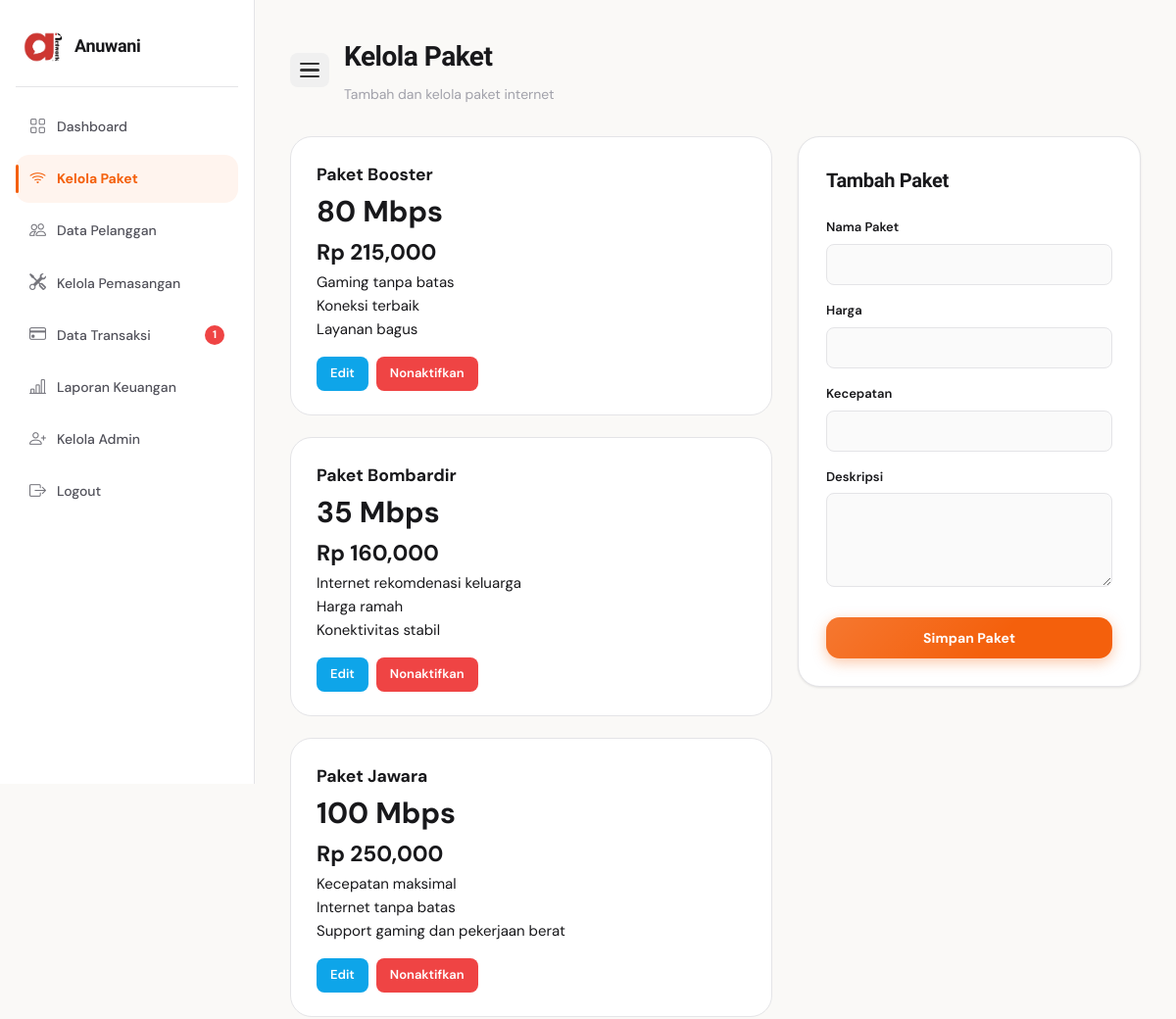
Page /admin/paket/index.php (signed in, upper part) on the earlier database version.
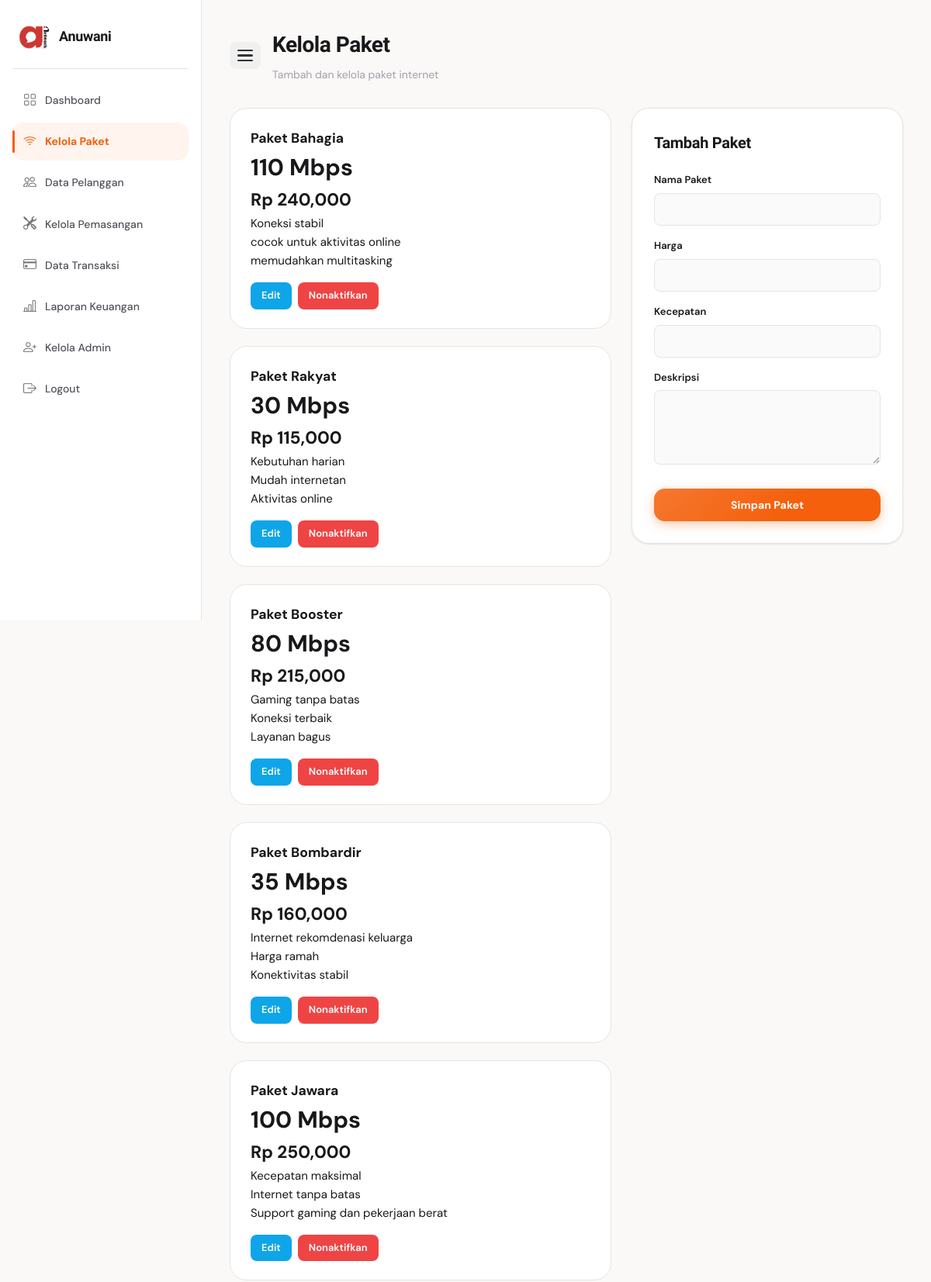
Same page on the later database version.
### tables this page shows
CREATE TABLE `tb_paket` (
  `id_paket` int(11) NOT NULL,
  `nama_paket` varchar(100) NOT NULL,
  `harga` int(11) NOT NULL,
  `kecepatan` varchar(50) NOT NULL,
  `deskripsi` text DEFAULT NULL,
  `status` enum('aktif','nonaktif') DEFAULT 'aktif'
);

### admin/paket/index.php (the view, shortened to what this page needs)
<?php
require_once __DIR__ . '/../../koneksi.php';
$data = mysqli_query($koneksi, "SELECT * FROM tb_paket ORDER BY id_paket DESC");
$query_notif = mysqli_query($koneksi, "
    SELECT COUNT(*) AS total_notif
    FROM tb_transaksi
    WHERE status_pembayaran = 'menunggu_verifikasi'
");
$total_notif = mysqli_fetch_assoc($query_notif)['total_notif'];
?>
<!DOCTYPE html>
<html lang="id">
<head>
    <link rel="stylesheet" href="../../assets/css/style.css">
    <link rel="stylesheet" href="https://cdn.jsdelivr.net/npm/bootstrap-icons@1.11.3/font/bootstrap-icons.min.css">
</head>
<body>
<div class="dashboard-layout">
    <div class="sidebar">
        <div class="sidebar-logo">
            <img src="../../assets/images/logo.png" alt="Logo">
            <h2>Anuwani</h2>
        </div>
        <ul>
            <li><a href="../index.php"><i class="bi bi-grid"></i> <span>Dashboard</span></a></li>
            <li><a href="index.php" class="active"><i class="bi bi-wifi"></i> <span>Kelola Paket</span></a></li>
            <li><a href="../customer/index.php"><i class="bi bi-people"></i> <span>Data Pelanggan</span></a></li>
            <li><a href="../pemasangan/index.php"><i class="bi bi-tools"></i> <span>Kelola Pemasangan</span></a></li>
            <li>
                <a href="../transaksi/index.php">
                    <i class="bi bi-credit-card"></i> <span>Data Transaksi</span>
                    <?php if ($total_notif > 0): ?>
                        <span class="notif-badge"><?= $total_notif; ?></span>
                    <?php endif; ?>
                </a>
            </li>
            <li><a href="../laporan_keuangan/index.php"><i class="bi bi-bar-chart-line"></i> <span>Laporan Keuangan</span></a></li>
            <li><a href="../admin_user/index.php"><i class="bi bi-person-plus"></i> <span>Kelola Admin</span></a></li>
            <li><a href="#" onclick="openLogoutModal()"><i class="bi bi-box-arrow-right"></i> <span>Logout</span></a></li>
        </ul>
    </div>
    <div class="dashboard-content">
        <div class="topbar">
            <button class="sidebar-toggle" id="sidebarToggle" aria-label="Toggle Sidebar">
                <span></span>
                <span></span>
                <span></span>
            </button>
            <div>
                <h1>Kelola Paket</h1>
                <p>Tambah dan kelola paket internet</p>
            </div>
        </div>
        <div class="paket-admin-layout">
            <div class="paket-grid">
                <?php while ($p = mysqli_fetch_assoc($data)) : ?>
                    <div class="paket-admin-card">
                        <h3><?= $p['nama_paket']; ?></h3>
                        <h1><?= $p['kecepatan']; ?></h1>
                        <h2>Rp <?= number_format($p['harga']); ?></h2>
                        <p><?= nl2br($p['deskripsi']); ?></p>
                        <div class="paket-action">
                            <a href="edit.php?id=<?= $p['id_paket']; ?>" class="btn-edit">Edit</a>
                            <?php if ($p['status'] == 'aktif') : ?>
                                <a href="#" class="btn-delete" onclick="openNonaktifModal(<?= $p['id_paket']; ?>)">Nonaktifkan</a>
                            <?php else : ?>
                                <a href="#" class="btn-edit" onclick="openAktifModal(<?= $p['id_paket']; ?>)">Aktifkan</a>
                            <?php endif; ?>
                        </div>
                    </div>
                <?php endwhile; ?>
            </div>
            <div class="form-paket-card">
                <h3>Tambah Paket</h3>
                <form id="formPaket" action="tambah.php" method="POST">
                    <div class="form-group">
                        <label>Nama Paket</label>
                        <input type="text" name="nama_paket" required>
                    </div>
                    <div class="form-group">
                        <label>Harga</label>
                        <input type="number" name="harga" required>
                    </div>
                    <div class="form-group">
                        <label>Kecepatan</label>
                        <input type="text" name="kecepatan" required>
                    </div>
                    <div class="form-group">
                        <label>Deskripsi</label>
                        <textarea name="deskripsi" rows="4"></textarea>
                    </div>
                    <button type="button" class="btn-orange" onclick="openTambahModal()">Simpan Paket</button>
                </form>
            </div>
        </div>
    </div>
</div>
</body>
</html>

Differences in the rows shown:
added tb_paket: nama_paket "Paket Bahagia", kecepatan "110 Mbps", harga "240,000", deskripsi "Koneksi stabil cocok untuk aktivitas online memudahkan multitasking"
added tb_paket: nama_paket "Paket Rakyat", kecepatan "30 Mbps", harga "115,000", deskripsi "Kebutuhan harian Mudah internetan Aktivitas online"
Other differences:
$total_notif: "1" → (not shown)
